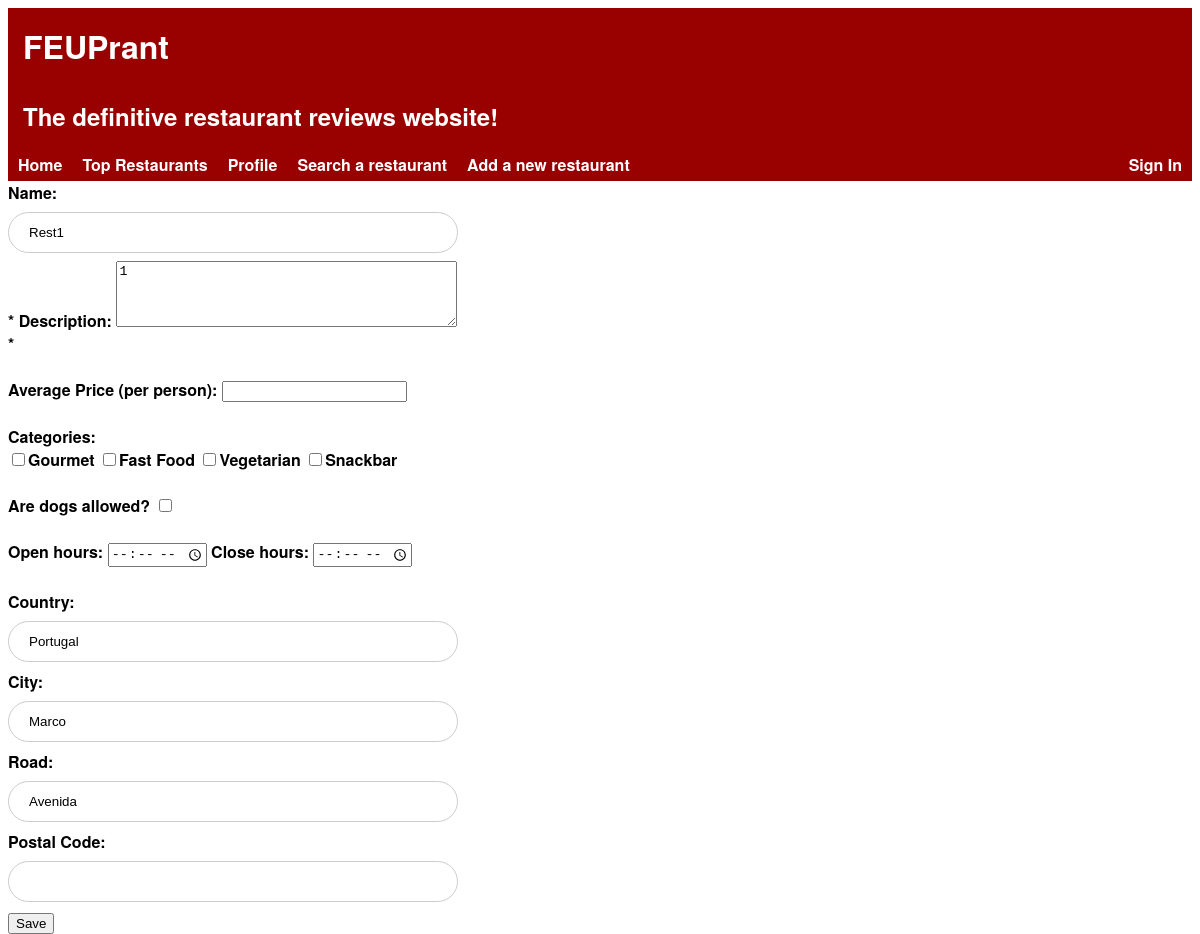
Before: /pages/edit_restaurant.php?idRestaurant=1 with the older database file.
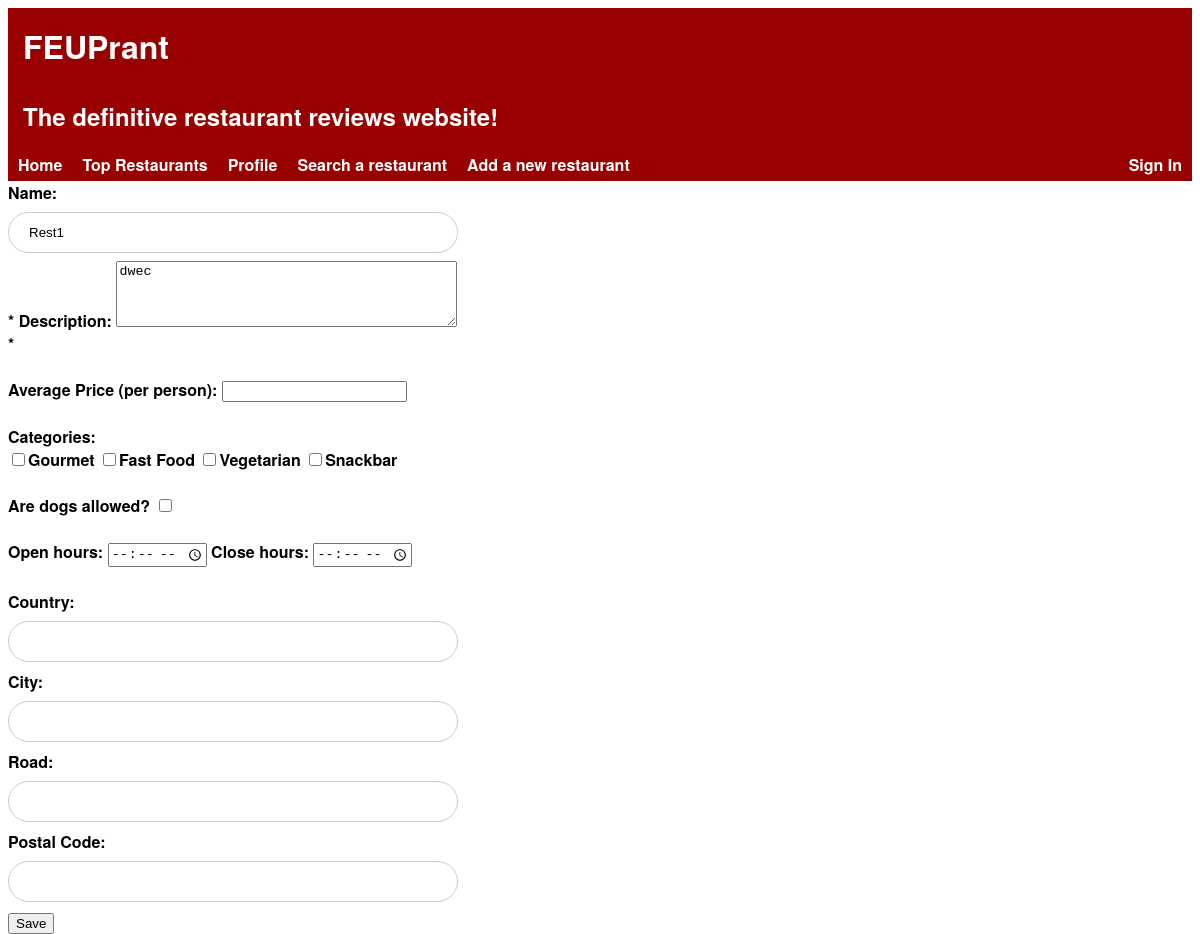
After: the same page with the newer database file.
### tables this page shows
CREATE TABLE Restaurant(
    idRestaurant        INTEGER PRIMARY KEY AUTOINCREMENT,
    name                STRING NOT NULL,
    description         STRING NOT NULL,
    score               FLOAT,

    idOwner             INTEGER REFERENCES User(idUser),
    idRestaurantInfo    INTEGER REFERENCES RestaurantInfo(idRestaurantInfo)
);

CREATE TABLE Localization(
    idLocalization      INTEGER PRIMARY KEY AUTOINCREMENT,
    country             STRING,
    city                STRING,
    road                STRING,
    postalCode          STRING
);

### pages/edit_restaurant.php (called while the page is built, shortened)
<?php
    include_once('../database/connection.php');
    include_once('../database/db_restaurants.php');
    include_once('../database/db_restaurants_info.php');
    include_once('../database/db_localization.php');
    $restaurant = getRestaurantById($_GET['idRestaurant']);
    include_once('../templates/header.php');
    include_once('../templates/edit_restaurant.php');
?>

### database/db_restaurants.php (called while the page is built, shortened)
<?php
    function getRestaurantById($idRestaurant) {
        global $db;
        $stmt = $db->prepare('SELECT * FROM Restaurant WHERE idRestaurant = :id');
        $stmt->bindParam(':id', $idRestaurant);
        $stmt->execute();
        return $stmt->fetch();
    }
?>

### database/db_restaurants_info.php (called while the page is built, shortened)
<?php
    function getInfoById($idRestaurantInfo) {
        global $db;
        $stmt = $db->prepare('SELECT * FROM RestaurantInfo WHERE idRestaurantInfo = :id');
        $stmt->bindParam(':id', $idRestaurantInfo);
        $stmt->execute();
        return $stmt->fetch();
    }
?>

### database/db_localization.php (called while the page is built, shortened)
<?php
    function getLocalizationById($idLocalization) {
        global $db;
        $stmt = $db->prepare('SELECT * FROM Localization WHERE idLocalization = :id');
        $stmt->bindParam(':id', $idLocalization);
        $stmt->execute();
        return $stmt->fetch();
    }
?>

### templates/edit_restaurant.php (the view, shortened to what this page needs)
<?php
    $info = getInfoById($restaurant['idRestaurantInfo']);
    $localization = getLocalizationById($info['idLocalization']);
?>
<form id="form-component" action="../database/action_edit_restaurant.php" method="post" enctype="multipart/form-data">
    <label>Name: </label> <input type="text" name="name" required="required" value=<?=$restaurant['name']?>> *
    <label>Description: </label><textarea name="description" required="required" rows="4" cols="40"><?=$restaurant['description']?></textarea> *
	<br><br>
    <label>Average Price (per person): </label> <input type="number" name="price" min="0" value=<?=$info['price']?>>
	<br><br>
    <label>Categories: </label>
	<br>
    <input type="checkbox" name="categories" value="Gourmet">Gourmet
    <input type="checkbox" name="categories" value="FastFood">Fast Food
    <input type="checkbox" name="categories" value="Vegetarian">Vegetarian
	<input type="checkbox" name="categories" value="Snackbar">Snackbar
	<br><br>
    <label>Are dogs allowed? </label><input type="checkbox" name="dogAllowed" value="true">
	<br><br>
    <label>Open hours: </label><input type="time" name="openHours" value=<?=$info['openHours']?>>
    <label>Close hours: </label><input type="time" name="closeHours" value=<?=$info['closeHours']?>>
	<br><br>
    <label>Country: </label> <input type="text" name="country" value=<?=$localization['country']?>>
    <label>City: </label> <input type="text" name="city" value=<?=$localization['city']?>>
    <label>Road: </label> <input type="text" name="road" value=<?=$localization['road']?>>
    <label>Postal Code: </label> <input type="text" name="postalCode" value=<?=$localization['postalCode']?>>
    <input type="submit" value="Save">
</form>

Changed rows visible on the page:
no longer on this page (row edited): localization: country "Portugal"
changed restaurant "Rest1": description "1" → "dwec"
Other visible differences:
form field city: "Marco" → (not shown)
form field road: "Avenida" → (not shown)
